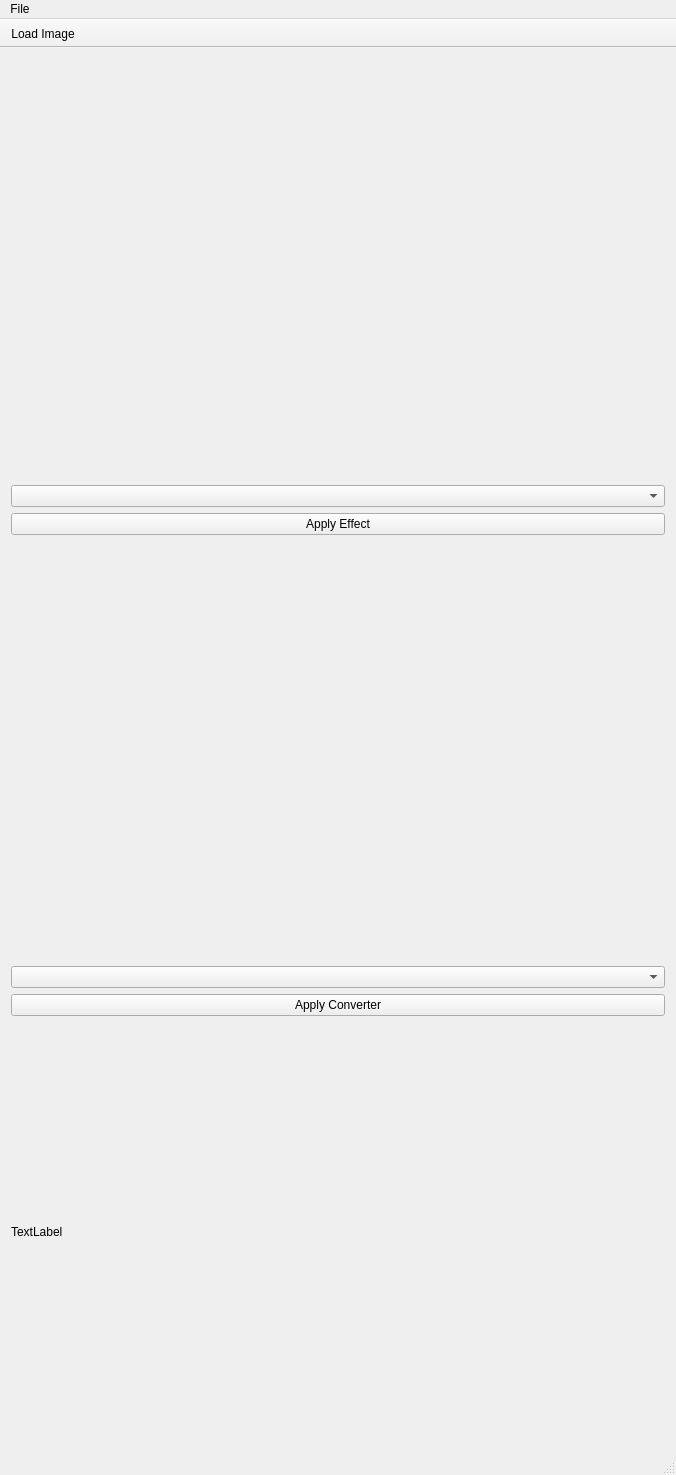
<?xml version="1.0" encoding="UTF-8"?>
<ui version="4.0">
 <class>ConverterTesterClass</class>
 <widget class="QMainWindow" name="ConverterTesterClass">
  <property name="geometry">
   <rect>
    <x>0</x>
    <y>0</y>
    <width>676</width>
    <height>1475</height>
   </rect>
  </property>
  <property name="sizePolicy">
   <sizepolicy hsizetype="Fixed" vsizetype="Fixed">
    <horstretch>0</horstretch>
    <verstretch>0</verstretch>
   </sizepolicy>
  </property>
  <property name="minimumSize">
   <size>
    <width>0</width>
    <height>0</height>
   </size>
  </property>
  <property name="maximumSize">
   <size>
    <width>65536</width>
    <height>65536</height>
   </size>
  </property>
  <property name="windowTitle">
   <string>ConverterTester</string>
  </property>
  <widget class="QWidget" name="centralWidget">
   <layout class="QVBoxLayout" name="verticalLayout">
    <item>
     <widget class="QLabel" name="beforeImage">
      <property name="text">
       <string/>
      </property>
      <property name="pixmap">
       <pixmap>../Images/RGB-Megaman.jpg</pixmap>
      </property>
     </widget>
    </item>
    <item>
     <widget class="QComboBox" name="effectComboBox"/>
    </item>
    <item>
     <widget class="QPushButton" name="applyEffectButton">
      <property name="text">
       <string>Apply Effect</string>
      </property>
     </widget>
    </item>
    <item>
     <widget class="QLabel" name="afterImage">
      <property name="text">
       <string/>
      </property>
      <property name="pixmap">
       <pixmap>../../../../Desktop/OpenCL-Testing/Images/RGB-Megaman.jpg</pixmap>
      </property>
     </widget>
    </item>
    <item>
     <widget class="QComboBox" name="converterComboBox"/>
    </item>
    <item>
     <widget class="QPushButton" name="applyConverterButton">
      <property name="text">
       <string>Apply Converter</string>
      </property>
     </widget>
    </item>
    <item>
     <widget class="QLabel" name="label">
      <property name="text">
       <string>TextLabel</string>
      </property>
     </widget>
    </item>
   </layout>
  </widget>
  <widget class="QMenuBar" name="menuBar">
   <property name="geometry">
    <rect>
     <x>0</x>
     <y>0</y>
     <width>676</width>
     <height>38</height>
    </rect>
   </property>
   <widget class="QMenu" name="menuFile">
    <property name="title">
     <string>File</string>
    </property>
    <addaction name="actionLoad_Image"/>
    <addaction name="separator"/>
    <addaction name="actionExit"/>
   </widget>
   <addaction name="menuFile"/>
  </widget>
  <widget class="QToolBar" name="mainToolBar">
   <property name="movable">
    <bool>false</bool>
   </property>
   <property name="floatable">
    <bool>false</bool>
   </property>
   <attribute name="toolBarArea">
    <enum>TopToolBarArea</enum>
   </attribute>
   <attribute name="toolBarBreak">
    <bool>false</bool>
   </attribute>
   <addaction name="actionLoad_Image"/>
  </widget>
  <widget class="QStatusBar" name="statusBar"/>
  <action name="actionLoad_Image">
   <property name="text">
    <string>Load Image...</string>
   </property>
  </action>
  <action name="actionExit">
   <property name="text">
    <string>Exit</string>
   </property>
  </action>
 </widget>
 <layoutdefault spacing="6" margin="11"/>
 <resources>
  <include location="convertertester.qrc"/>
 </resources>
 <connections>
  <connection>
   <sender>mainToolBar</sender>
   <signal>actionTriggered(QAction*)</signal>
   <receiver>ConverterTesterClass</receiver>
   <slot>loadImage()</slot>
   <hints>
    <hint type="sourcelabel">
     <x>68</x>
     <y>49</y>
    </hint>
    <hint type="destinationlabel">
     <x>226</x>
     <y>686</y>
    </hint>
   </hints>
  </connection>
  <connection>
   <sender>applyEffectButton</sender>
   <signal>clicked()</signal>
   <receiver>ConverterTesterClass</receiver>
   <slot>applyEffect()</slot>
   <hints>
    <hint type="sourcelabel">
     <x>581</x>
     <y>593</y>
    </hint>
    <hint type="destinationlabel">
     <x>635</x>
     <y>497</y>
    </hint>
   </hints>
  </connection>
  <connection>
   <sender>applyConverterButton</sender>
   <signal>clicked()</signal>
   <receiver>ConverterTesterClass</receiver>
   <slot>applyConverter()</slot>
   <hints>
    <hint type="sourcelabel">
     <x>337</x>
     <y>985</y>
    </hint>
    <hint type="destinationlabel">
     <x>337</x>
     <y>688</y>
    </hint>
   </hints>
  </connection>
 </connections>
 <slots>
  <signal>signal1()</signal>
  <slot>loadImage()</slot>
  <slot>applyEffect()</slot>
  <slot>applyConverter()</slot>
 </slots>
</ui>
